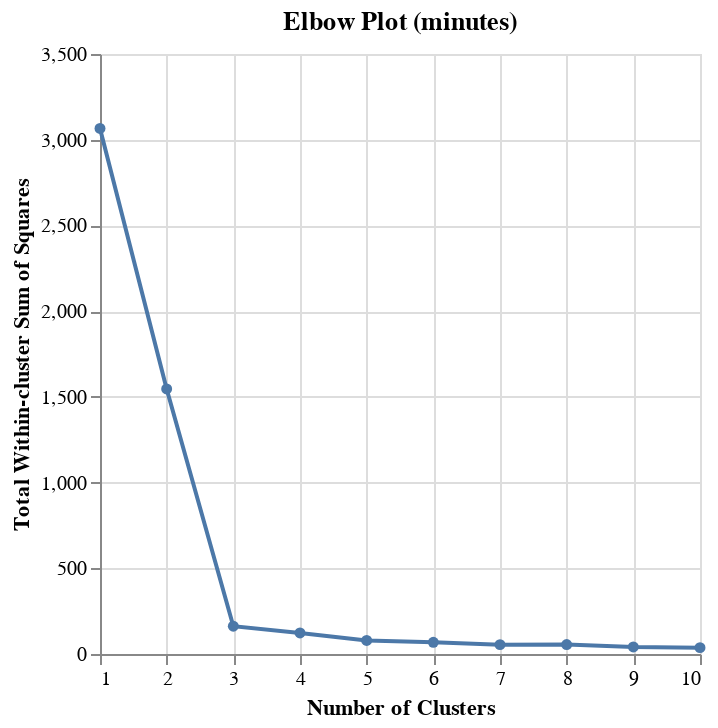
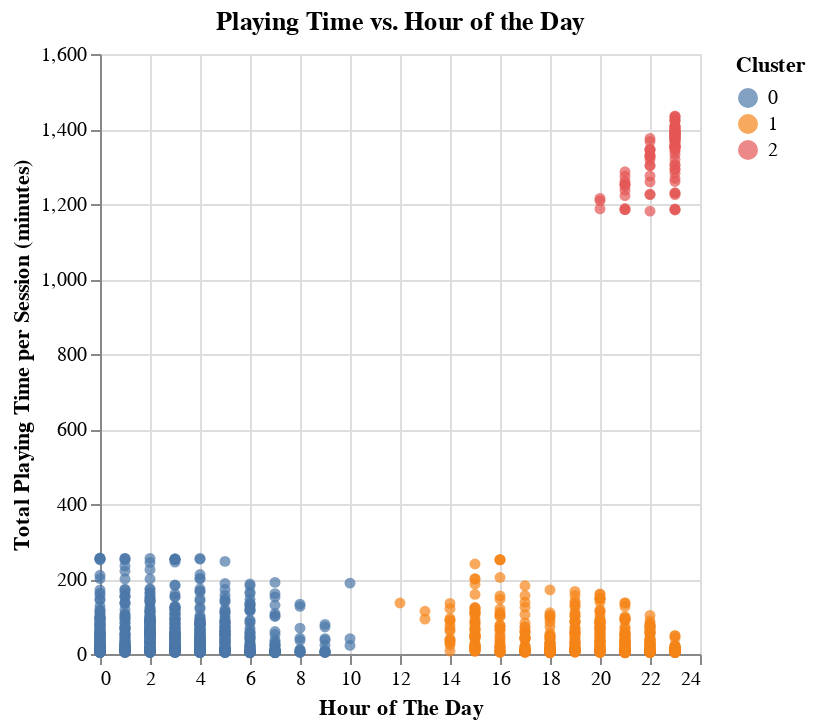

The cell these charts' notebook holds for them, in order:
### Markdown cell above
We completed the same process to **(2)** cluster hours based on the amount of minutes played per session.

### Code cell
# Scale the data
minutes_preprocessor = make_column_transformer(
    (StandardScaler(), ["start_hour", "time_played_mins"]),
    remainder="drop",
    verbose_feature_names_out=False
)

# Range of clusters to choose from
minutes_ks = range(1, 11)

# Commpute WSSD for each k-value
minutes_wssds = [
    make_pipeline(
        minutes_preprocessor,
        KMeans(n_clusters=k, random_state=1234) # Always set this seed to reproduce data
    ).fit(sessions_data2)[1].inertia_ # Fit the pipeline and compute its WSSD
    for k in minutes_ks
]

# Create a new data frame
minutes_model_stats = pd.DataFrame({
    "k":minutes_ks,
    "wssd":minutes_wssds
})

# Elbow plot
minutes_elbow_plot = alt.Chart(minutes_model_stats).mark_line(point=True).encode(
    x=alt.X("k").title("Number of Clusters"),
    y=alt.Y("wssd").title("Total Within-cluster Sum of Squares")
).properties(title = 'Elbow Plot (minutes)')

# Preform clustering with 3 clusters
minutes_kmeans = KMeans(n_clusters=3, random_state=1234)

# Create a new pipeline and fit data
minutes_pipe = make_pipeline(minutes_preprocessor, minutes_kmeans)
minutes_pipe.fit(sessions_data2)

# Assign clusters
minutes_clustered = sessions_data2.assign(
    cluster = minutes_pipe[1].labels_
)

# Visualization
minutes_scatter_clustered = alt.Chart(minutes_clustered).mark_circle().encode(
    x=alt.X('start_hour').title('Hour of The Day'),
    y=alt.Y('time_played_mins').title('Total Playing Time per Session (minutes)'),
    color=alt.Color('cluster:N').title('Cluster'),
).properties(title='Playing Time vs. Hour of the Day')

# Display plots and figure titles
display(minutes_elbow_plot)
display(Markdown("**Figure 2.3:** Total WSSD for K clusters ranging from 1 to 10."))

display(minutes_scatter_clustered)
display(Markdown("**Figure 2.4:** Clustering of session start times based on time played."))

### Figure 1 — Vega specification as saved in the notebook (floating-point values rounded to 4 significant figures)
{"$schema": "https://vega.github.io/schema/vega/v5.json", "data": [{"name": "source_0", "values": [{"k": 1, "wssd": 3066.0}, {"k": 2, "wssd": 1546.0}, {"k": 3, "wssd": 161.9}, {"k": 4, "wssd": 122.7}, {"k": 5, "wssd": 78.95}, {"k": 6, "wssd": 68.24}, {"k": 7, "wssd": 54.59}, {"k": 8, "wssd": 54.98}, {"k": 9, "wssd": 41.42}, {"k": 10, "wssd": 37.13}]}, {"name": "data_0", "values": [{"k": 1, "wssd": 3066.0}, {"k": 2, "wssd": 1546.0}, {"k": 3, "wssd": 161.9}, {"k": 4, "wssd": 122.7}, {"k": 5, "wssd": 78.95}, {"k": 6, "wssd": 68.24}, {"k": 7, "wssd": 54.59}, {"k": 8, "wssd": 54.98}, {"k": 9, "wssd": 41.42}, {"k": 10, "wssd": 37.13}]}], "marks": [{"type": "line", "name": "layer_0_marks", "from": {"data": "source_0"}, "sort": {"field": "x"}, "encode": {"update": {"x": {"field": "k", "scale": "x"}, "y": {"field": "wssd", "scale": "y"}, "stroke": {"value": "#4c78a8"}, "defined": {"signal": "isValid(datum[\"k\"]) && isFinite(+datum[\"k\"]) && isValid(datum[\"wssd\"]) && isFinite(+datum[\"wssd\"])"}}}, "style": ["line"]}, {"type": "symbol", "name": "layer_1_marks", "from": {"data": "data_0"}, "encode": {"update": {"fill": {"value": "#4c78a8"}, "x": {"field": "k", "scale": "x"}, "y": {"field": "wssd", "scale": "y"}, "opacity": {"value": 1}}}, "style": ["point"]}], "scales": [{"name": "x", "type": "linear", "domain": {"fields": [{"data": "source_0", "field": "k"}, {"data": "data_0", "field": "k"}]}, "range": [0, {"signal": "width"}], "nice": true, "zero": false}, {"name": "y", "type": "linear", "domain": {"fields": [{"data": "source_0", "field": "wssd"}, {"data": "data_0", "field": "wssd"}]}, "range": [{"signal": "height"}, 0], "nice": true, "zero": true}], "axes": [{"scale": "x", "domain": false, "minExtent": 0, "ticks": false, "zindex": 0, "labels": false, "maxExtent": 0, "orient": "bottom", "grid": true, "aria": false, "gridScale": "y", "tickCount": {"signal": "ceil(width/40)"}}, {"scale": "y", "ticks": false, "domain": false, "gridScale": "x", "orient": "left", "aria": false, "tickCount": {"signal": "ceil(height/40)"}, "labels": false, "maxExtent": 0, "zindex": 0, "grid": true, "minExtent": 0}, {"scale": "x", "zindex": 0, "orient": "bottom", "grid": false, "labelFlush": true, "title": "Number of Clusters", "labelOverlap": true, "tickCount": {"signal": "ceil(width/40)"}}, {"scale": "y", "grid": false, "title": "Total Within-cluster Sum of Squares", "labelOverlap": true, "tickCount": {"signal": "ceil(height/40)"}, "zindex": 0, "orient": "left"}], "title": {"text": "Elbow Plot (minutes)", "frame": "group"}, "background": "white", "style": "cell", "width": 300, "height": 300, "padding": 5}

### Figure 2 — Vega specification as saved in the notebook (floating-point values rounded to 4 significant figures; data arrays with more than 128 entries replaced by an {"elided": "..."} marker saying what was removed)
{"$schema": "https://vega.github.io/schema/vega/v5.json", "data": [{"name": "source_0", "values": {"elided": "1533 records"}}, {"name": "source_0_x_domain_start_hour", "values": [{"min": 0, "max": 23}]}, {"name": "source_0_y_domain_time_played_mins", "values": [{"min": 3.0, "max": 1435.0}]}, {"name": "source_0_color_domain_cluster", "values": [{"cluster": 1}, {"cluster": 0}, {"cluster": 2}]}], "marks": [{"type": "symbol", "name": "marks", "from": {"data": "source_0"}, "encode": {"update": {"opacity": {"value": 0.7}, "y": {"field": "time_played_mins", "scale": "y"}, "fill": {"field": "cluster", "scale": "color"}, "x": {"field": "start_hour", "scale": "x"}, "shape": {"value": "circle"}}}, "style": ["circle"]}], "scales": [{"name": "x", "type": "linear", "domain": [{"signal": "(data(\"source_0_x_domain_start_hour\")[0] || {}).min"}, {"signal": "(data(\"source_0_x_domain_start_hour\")[0] || {}).max"}], "range": [0, {"signal": "width"}], "nice": true, "zero": true}, {"name": "y", "type": "linear", "domain": [{"signal": "(data(\"source_0_y_domain_time_played_mins\")[0] || {}).min"}, {"signal": "(data(\"source_0_y_domain_time_played_mins\")[0] || {}).max"}], "range": [{"signal": "height"}, 0], "zero": true, "nice": true}, {"name": "color", "type": "ordinal", "domain": {"data": "source_0_color_domain_cluster", "field": "cluster", "sort": true}, "range": "category"}], "axes": [{"scale": "x", "gridScale": "y", "ticks": false, "grid": true, "aria": false, "labels": false, "domain": false, "minExtent": 0, "maxExtent": 0, "orient": "bottom", "zindex": 0, "tickCount": {"signal": "ceil(width/40)"}}, {"scale": "y", "labels": false, "orient": "left", "domain": false, "gridScale": "x", "aria": false, "maxExtent": 0, "ticks": false, "minExtent": 0, "zindex": 0, "tickCount": {"signal": "ceil(height/40)"}, "grid": true}, {"scale": "x", "tickCount": {"signal": "ceil(width/40)"}, "zindex": 0, "title": "Hour of The Day", "grid": false, "orient": "bottom", "labelFlush": true, "labelOverlap": true}, {"scale": "y", "grid": false, "tickCount": {"signal": "ceil(height/40)"}, "title": "Total Playing Time per Session (minutes)", "zindex": 0, "orient": "left", "labelOverlap": true}], "title": {"text": "Playing Time vs. Hour of the Day", "frame": "group"}, "height": 300, "legends": [{"title": "Cluster", "fill": "color", "symbolType": "circle", "encode": {"symbols": {"update": {"opacity": {"value": 0.7}}}}}], "style": "cell", "padding": 5, "background": "white", "width": 300}
